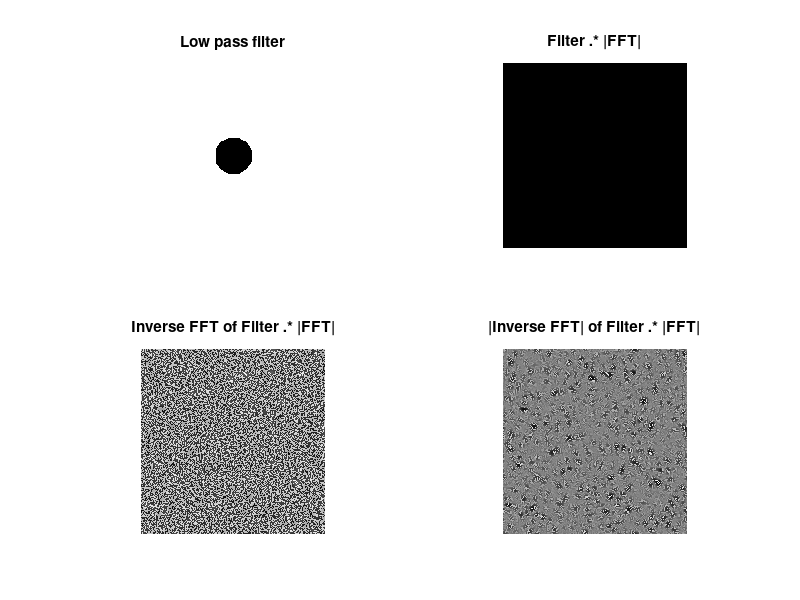

This chart was generated by the following MATLAB code:
% BME 271 Fall 2017
% Tremor Reduction for Microsurgical Applications
% tremor: Master script that will allow the user to input line
% INPUTS:
%   NONE
% OUTPUTS:
%   NONE
%hi
R = round(rand(200));
Z = zeros(size(R,1));
origin = [round((size(Z,2)-1)/2+1) round((size(Z,1)-1)/2+1)]; % "center" of the matrix
rad = size(R,1)./10;
[x,y] = meshgrid((1:size(Z,2))-origin(1),(1:size(Z,1))-origin(2)); % grid
Z(sqrt(x.^2 + y.^2) >= rad) = 1; % set points inside the radius equal to one

F     = fft2(R);
M     = abs(F);
ML    = log(M);
Fsh   = fftshift(F);
FshM  = abs(Fsh);
FshML = log(FshM);

filt    = Z.*Fsh;
filtM   = abs(filt);
filtsh  = fftshift(filt);
filtshM = abs(filtsh);

ift     = ifft2(filtsh);
magift  = abs(ift);
filtlog = log(filt);

figure(2)
subplot(2,2,1)
imshow(Z,[]), title('Low pass filter')
subplot(2,2,2)
imshow(log(filtM),[]), title('Filter .* |FFT|')
subplot(2,2,3)
imshow(ift,[]), title('Inverse FFT of Filter .* |FFT|')
subplot(2,2,4)
imshow(magift,[]), title('|Inverse FFT| of Filter .* |FFT|')